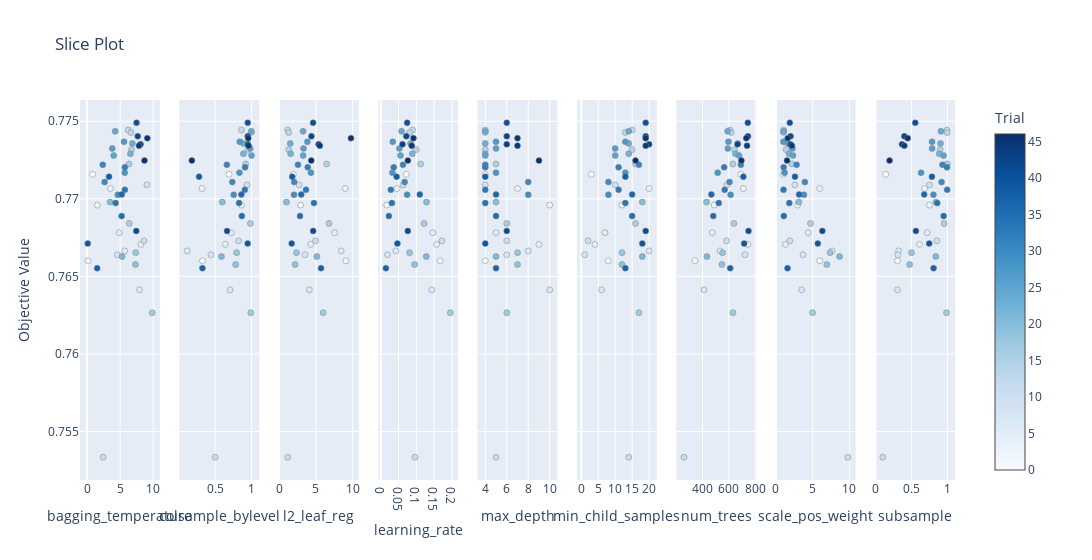

The notebook cell this image was saved under:
### Code cell
optuna.visualization.plot_slice(study, params=list(best_params.keys()))
